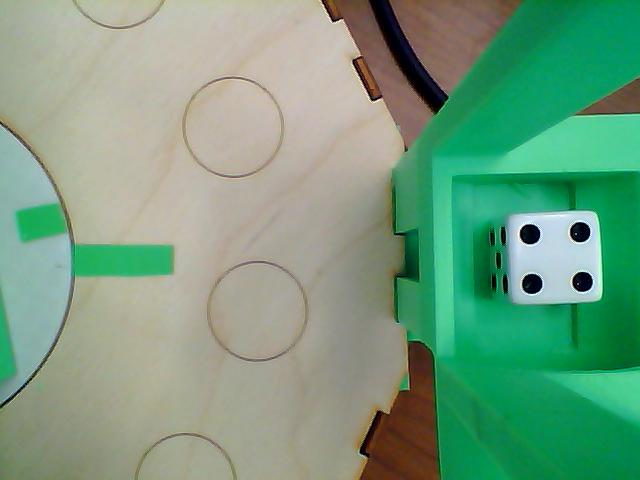
%> input picture Homing Picture Example.jpg, 640 x 480 px
$ octave Board_Game_Vision_System.m   (GNU Octave 9; MATLAB toolbox functions it lacks are replaced by stand-ins)
%> lines starting %> are read from the running program, lines starting %| are printed output that depends on the picture; in (x1, y1, x2, y2) boxes, pixels count from 0 and x2, y2 are one past the last pixel; in counts of white or black regions, pixels touching at a corner belong together; the program's own positions count from 1
%{
Board Game Vision System
Author:     Elias Najjar
Assignment: EGR 103-001
Changed:    3/4/2025

Purpose:
  Read an image for a dice roll and re-align the board
%}

close all
clear
clc
%%
% read in the image
image=imread('Homing Picture Example.jpg');
%> image is the input picture: size 480x640x3 uint8; mean R, G, B 116.8, 156.5, 127.6

% this will make your picture appear on the screen.
imshow(image)
%%
%roi4dice=round(getPosition(imrect)); % to find the region of interest
%disp(roi4dice)
%%
croppingForRealign = [3,186,184,211];
croppedImage=imcrop(image,croppingForRealign);
imshow(croppedImage);
%%
% First I will get the values for each separated out:
r_channel=croppedImage(:,:,1);
g_channel=croppedImage(:,:,2);
b_channel=croppedImage(:,:,3);

% I create variables for the ratios
rg_ratio=double(r_channel)./double(g_channel);% red green ratio
rb_ratio=double(r_channel)./double(b_channel);% red blue ratio
gb_ratio=double(g_channel)./double(b_channel);% green blue ratio

rg_ratio(isnan(rg_ratio))=0;% if it is nan it sets it to zero
rb_ratio(isnan(rb_ratio))=0;% this should only happen if it is black
%> rb_ratio: size 212x185 double; 0.01% of the values are NaN or infinite; the others: min 0, max 5, mean 0.961
gb_ratio(isnan(gb_ratio))=0;

imtool(croppedImage)

found = rb_ratio <= .5;
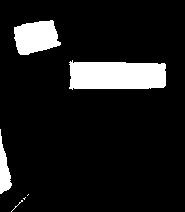
%> found: size 212x185 logical; 10.6% white; 6 white regions (3 under 20 px), largest, box (x1, y1, x2, y2) and area: (69, 60, 166, 90) 2530, (14, 20, 61, 55) 1208, (0, 129, 12, 194) 405
ImprovedPic=bwareaopen(found,1000); % gets rid of object smaller than 1000 pixels area
%> ImprovedPic: size 212x185 logical; 9.5% white; 2 white regions, box (x1, y1, x2, y2) and area: (69, 60, 166, 90) 2530, (14, 20, 61, 55) 1208
imshow(ImprovedPic)

filledHoles=imfill(found,'holes');
imshow(filledHoles)

blue_overlay = imoverlay(croppedImage,filledHoles,[0,0,1]);
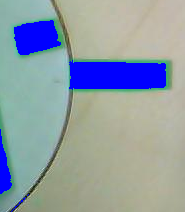
%> blue_overlay: size 212x185x3 uint8; mean R, G, B 142.8, 155.8, 165.9
imshow(blue_overlay)

centroids = regionprops('table',filledHoles,'Centroid');
%> centroids = 6 regions; Centroid: [4.7 170.7], [18.2 205.7], [36.5 37.7], [25 199], [28.5 195.5], [117.6 76.1]
centroids = centroids{:,:};
%> centroids = [4.66 170.7; 18.19 205.7; 36.47 37.74; 25 199; 28.5 195.5; 117.6 76.12]

figure, imshow(croppedImage), title('Centroids for Alignment Stickers')
hold on
    plot(centroids(:,1),centroids(:,2),'r+','MarkerSize',10,'LineWidth',2);
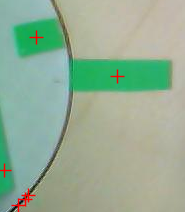
%> figure redrawn from the program's plot data; its title reads 'Centroids for Alignment Stickers'
hold off

Centroid_Distance=sqrt(((centroids(3,1)-centroids(6,1))^2)+((centroids(3,2)-centroids(6,2))^2));
%> Centroid_Distance = 89.73
fprintf('The distance between centroids is %.2f pixels \n',Centroid_Distance);
%| The distance between centroids is 89.73 pixels

% Now find the dice roll
croppingForDice = [512,216,89,82];
croppedImage=imcrop(image,croppingForDice);
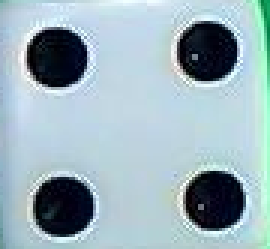
%> croppedImage: size 83x90x3 uint8 (shown 3 times larger); mean R, G, B 155.6, 177.9, 186.4
imshow(croppedImage);

r_channel=croppedImage(:,:,1);
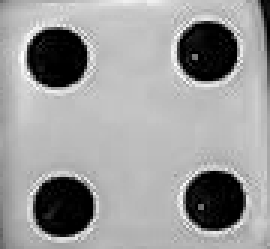
%> r_channel: size 83x90 uint8 (shown 3 times larger); min 0, max 255, mean 155.6
g_channel=croppedImage(:,:,2);
%> g_channel: size 83x90 uint8
b_channel=croppedImage(:,:,3);
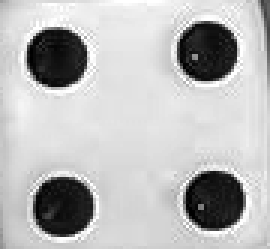
%> b_channel: size 83x90 uint8 (shown 3 times larger); min 0, max 255, mean 186.4

imtool(croppedImage)

found = r_channel < 50 & g_channel < 50 & b_channel < 50;
%> found: size 83x90 logical; 15.3% white; 4 white regions, box (x1, y1, x2, y2) and area: (9, 10, 29, 29) 293, (62, 57, 81, 76) 285, (12, 59, 31, 79) 283, (60, 8, 79, 27) 282
Improved2=bwareaopen(found,15); % gets rid of object smaller than 1000 pixels area
imshow(ImprovedPic)

filledHoles=imfill(found,'holes');
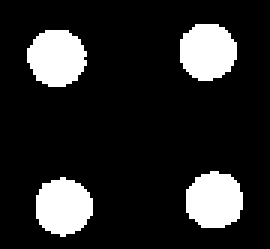
%> filledHoles: size 83x90 logical (shown 3 times larger); 15.6% white; 4 white regions
imshow(filledHoles)

tableOfProp = regionprops('table',Improved2, 'BoundingBox');
%> tableOfProp = 4 regions; box (x1, y1, x2, y2): (9, 10, 29, 29), (12, 59, 31, 79), (60, 8, 79, 27), (62, 57, 81, 76)
NumberRolled=height(tableOfProp); % this command works on tables not matrix
%> NumberRolled = 4
